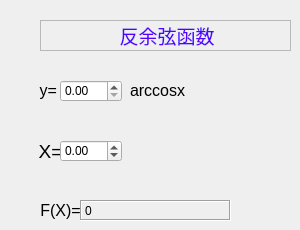
   <widget class="QWidget" name="page_30">
    <widget class="QLabel" name="label_162">
     <property name="geometry">
      <rect>
       <x>40</x>
       <y>20</y>
       <width>251</width>
       <height>31</height>
      </rect>
     </property>
     <property name="frameShape">
      <enum>QFrame::StyledPanel</enum>
     </property>
     <property name="frameShadow">
      <enum>QFrame::Raised</enum>
     </property>
     <property name="text">
      <string>&lt;html&gt;&lt;head/&gt;&lt;body&gt;&lt;p align=&quot;center&quot;&gt;&lt;span style=&quot; font-size:14pt; color:#5500ff;&quot;&gt;反余弦函数&lt;/span&gt;&lt;/p&gt;&lt;/body&gt;&lt;/html&gt;</string>
     </property>
    </widget>
    <widget class="QLabel" name="label_163">
     <property name="geometry">
      <rect>
       <x>30</x>
       <y>70</y>
       <width>41</width>
       <height>41</height>
      </rect>
     </property>
     <property name="text">
      <string>&lt;html&gt;&lt;head/&gt;&lt;body&gt;&lt;p align=&quot;center&quot;&gt;&lt;span style=&quot; font-size:12pt;&quot;&gt;y= &lt;/span&gt;&lt;/p&gt;&lt;/body&gt;&lt;/html&gt;</string>
     </property>
    </widget>
    <widget class="QDoubleSpinBox" name="doubleSpinBox_75">
     <property name="geometry">
      <rect>
       <x>60</x>
       <y>80</y>
       <width>62</width>
       <height>22</height>
      </rect>
     </property>
    </widget>
    <widget class="QLabel" name="label_164">
     <property name="geometry">
      <rect>
       <x>130</x>
       <y>80</y>
       <width>61</width>
       <height>21</height>
      </rect>
     </property>
     <property name="text">
      <string>&lt;html&gt;&lt;head/&gt;&lt;body&gt;&lt;p&gt;&lt;span style=&quot; font-size:12pt;&quot;&gt;arccosx&lt;/span&gt;&lt;/p&gt;&lt;/body&gt;&lt;/html&gt;</string>
     </property>
    </widget>
    <widget class="QLabel" name="label_165">
     <property name="geometry">
      <rect>
       <x>30</x>
       <y>140</y>
       <width>41</width>
       <height>21</height>
      </rect>
     </property>
     <property name="text">
      <string>&lt;html&gt;&lt;head/&gt;&lt;body&gt;&lt;p align=&quot;center&quot;&gt;&lt;span style=&quot; font-size:14pt;&quot;&gt;X=&lt;/span&gt;&lt;/p&gt;&lt;/body&gt;&lt;/html&gt;</string>
     </property>
    </widget>
    <widget class="QDoubleSpinBox" name="doubleSpinBox_76">
     <property name="geometry">
      <rect>
       <x>60</x>
       <y>140</y>
       <width>62</width>
       <height>22</height>
      </rect>
     </property>
     <property name="minimum">
      <double>-1.000000000000000</double>
     </property>
     <property name="maximum">
      <double>1.000000000000000</double>
     </property>
     <property name="singleStep">
      <double>0.010000000000000</double>
     </property>
    </widget>
    <widget class="QLabel" name="label_166">
     <property name="geometry">
      <rect>
       <x>40</x>
       <y>200</y>
       <width>41</width>
       <height>21</height>
      </rect>
     </property>
     <property name="text">
      <string>&lt;html&gt;&lt;head/&gt;&lt;body&gt;&lt;p align=&quot;center&quot;&gt;&lt;span style=&quot; font-size:12pt;&quot;&gt;F(X)=&lt;/span&gt;&lt;/p&gt;&lt;/body&gt;&lt;/html&gt;</string>
     </property>
    </widget>
    <widget class="QLabel" name="label_167">
     <property name="geometry">
      <rect>
       <x>80</x>
       <y>200</y>
       <width>151</width>
       <height>21</height>
      </rect>
     </property>
     <property name="frameShape">
      <enum>QFrame::Box</enum>
     </property>
     <property name="frameShadow">
      <enum>QFrame::Sunken</enum>
     </property>
     <property name="text">
      <string>0</string>
     </property>
    </widget>
    <widget class="QWidget" name="verticalLayoutWidget_73">
     <property name="geometry">
      <rect>
       <x>40</x>
       <y>20</y>
       <width>251</width>
       <height>31</height>
      </rect>
     </property>
     <layout class="QVBoxLayout" name="verticalLayout_73"/>
    </widget>
   </widget>
